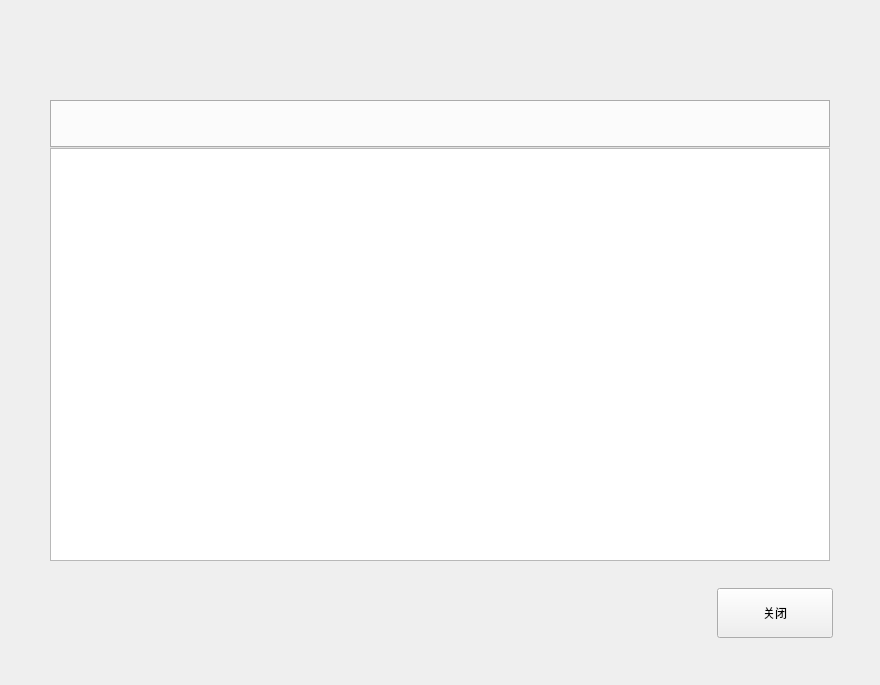
<?xml version="1.0" encoding="UTF-8"?>
<ui version="4.0">
 <class>SoftwareVersionManageDlg</class>
 <widget class="BaseDlg" name="SoftwareVersionManageDlg">
  <property name="geometry">
   <rect>
    <x>0</x>
    <y>0</y>
    <width>880</width>
    <height>685</height>
   </rect>
  </property>
  <property name="windowTitle">
   <string>SoftwareVersionManageDlg</string>
  </property>
  <widget class="QPushButton" name="close_btn">
   <property name="geometry">
    <rect>
     <x>717</x>
     <y>588</y>
     <width>116</width>
     <height>50</height>
    </rect>
   </property>
   <property name="text">
    <string>关闭</string>
   </property>
   <property name="buttons" stdset="0">
    <string notr="true">btn_dlg</string>
   </property>
  </widget>
  <widget class="QTableView" name="tableView">
   <property name="geometry">
    <rect>
     <x>50</x>
     <y>148</y>
     <width>780</width>
     <height>413</height>
    </rect>
   </property>
   <property name="verticalScrollBarPolicy">
    <enum>Qt::ScrollBarAsNeeded</enum>
   </property>
   <property name="editTriggers">
    <set>QAbstractItemView::NoEditTriggers</set>
   </property>
   <property name="selectionBehavior">
    <enum>QAbstractItemView::SelectRows</enum>
   </property>
   <property name="verticalScrollMode">
    <enum>QAbstractItemView::ScrollPerPixel</enum>
   </property>
   <property name="horizontalScrollMode">
    <enum>QAbstractItemView::ScrollPerPixel</enum>
   </property>
   <property name="showGrid">
    <bool>false</bool>
   </property>
   <property name="borders" stdset="0">
    <string notr="true">tables</string>
   </property>
   <attribute name="horizontalHeaderHighlightSections">
    <bool>false</bool>
   </attribute>
   <attribute name="verticalHeaderVisible">
    <bool>false</bool>
   </attribute>
   <attribute name="verticalHeaderDefaultSectionSize">
    <number>35</number>
   </attribute>
  </widget>
  <widget class="QFrame" name="line_v">
   <property name="geometry">
    <rect>
     <x>50</x>
     <y>148</y>
     <width>1</width>
     <height>413</height>
    </rect>
   </property>
   <property name="frameShape">
    <enum>QFrame::StyledPanel</enum>
   </property>
   <property name="frameShadow">
    <enum>QFrame::Raised</enum>
   </property>
   <property name="lines" stdset="0">
    <string>solid</string>
   </property>
  </widget>
  <widget class="QFrame" name="line_h">
   <property name="geometry">
    <rect>
     <x>50</x>
     <y>560</y>
     <width>780</width>
     <height>1</height>
    </rect>
   </property>
   <property name="frameShape">
    <enum>QFrame::StyledPanel</enum>
   </property>
   <property name="frameShadow">
    <enum>QFrame::Raised</enum>
   </property>
   <property name="lines" stdset="0">
    <string>solid</string>
   </property>
  </widget>
  <widget class="QTabWidget" name="tabWidget">
   <property name="geometry">
    <rect>
     <x>50</x>
     <y>100</y>
     <width>780</width>
     <height>48</height>
    </rect>
   </property>
   <property name="currentIndex">
    <number>-1</number>
   </property>
   <property name="tabs" stdset="0">
    <string notr="true">min_fix</string>
   </property>
  </widget>
 </widget>
 <customwidgets>
  <customwidget>
   <class>BaseDlg</class>
   <extends>QWidget</extends>
   <header>shared/basedlg.h</header>
   <container>1</container>
  </customwidget>
 </customwidgets>
 <resources/>
 <connections>
  <connection>
   <sender>close_btn</sender>
   <signal>clicked()</signal>
   <receiver>SoftwareVersionManageDlg</receiver>
   <slot>close()</slot>
   <hints>
    <hint type="sourcelabel">
     <x>751</x>
     <y>560</y>
    </hint>
    <hint type="destinationlabel">
     <x>642</x>
     <y>555</y>
    </hint>
   </hints>
  </connection>
 </connections>
</ui>
